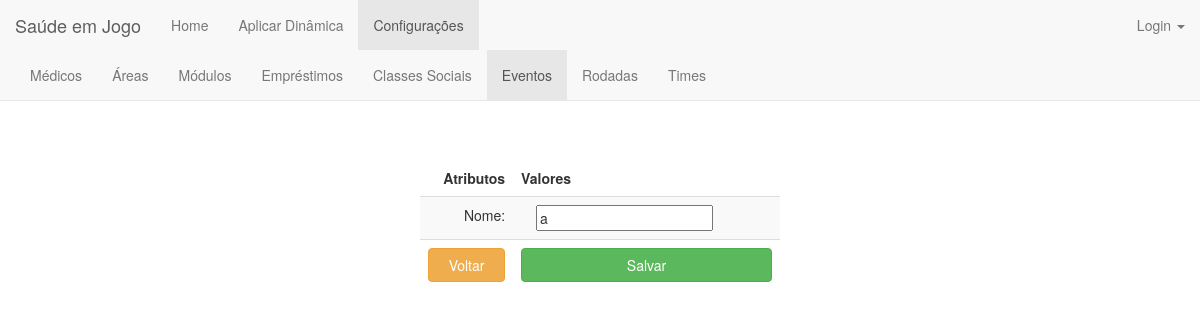
Page /evento/edit/1/ on the earlier database version.
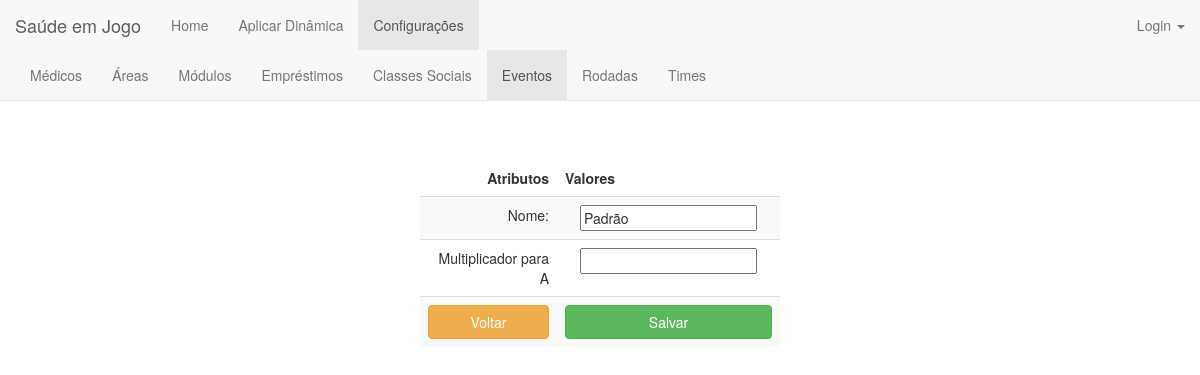
Same page on the later database version.
### jogo/models.py (models this page shows, shortened)
class Evento(models.Model):
    class Meta:
        verbose_name = 'evento'
        verbose_name_plural = 'eventos'
    nome = models.CharField(max_length=50)

class Classe_Social(models.Model):
    classificacao = ((1, '1'), (2, '2'), (3, '3'))
    nome = models.CharField(max_length=200)
    preco_atendimento = models.FloatField(validators=[MinValueValidator(0.0)])
    nivel_especialidade = models.FloatField(validators=[MinValueValidator(0.0), MaxValueValidator(3.0)])
    nivel_tecnologia = models.FloatField(validators=[MinValueValidator(0.0), MaxValueValidator(3.0)])
    media_conforto = models.FloatField(validators=[MinValueValidator(0.0), MaxValueValidator(3.0)])
    velocidade_atendimento = models.FloatField(validators=[MinValueValidator(0.0), MaxValueValidator(3.0)])

### jogo/views.py (the view, shortened to what this page needs)
# urls.py: url(r'^evento/edit/(?P<id>\d+)/$', views.evento_edit, name='evento_edit'),
def evento_edit(request, id):
    evento = get_object_or_404(Evento, pk=id)
    eventoNome = get_object_or_404(Evento, pk=id).nome
    form = Evento_Form(instance=evento)
    multiplicadores = Multiplicador.objects.all()
    classes = Classe_Social.objects.all()
    multiForm = []
    for classe in classes:
        for multiplicador in multiplicadores:
            mul = []
            if(multiplicador.classeNome == classe.nome and multiplicador.eventoNome == evento.nome):
                mul.append(classe)
                m = Multiplicador_Form(request.POST)
                mul.append(m)
                multiForm.append(mul)
    return render(request, 'evento/evento_edit.html', {'form': form, 'multiForm': multiForm})

### jogo/forms.py
class Evento_Form(forms.ModelForm):
    class Meta:
        model = Evento
        fields = '__all__'
        widgetsAux = {}
        error_messages = {}
        error_messages['nome'] = {'required': 'O campo Nome deve ser preenchido'}
        widgets = {
            'nome': forms.TextInput(),
        }

### jogo/templates/evento/evento_edit.html (shortened to what this page needs)
{% extends 'jogo/base_configuracoes.html' %}
{% load staticfiles %}
{% block evento %}class="active"{% endblock %}
{% block body %}
    <h1 align="center">Editar Evento</h1><br>
<form action="." method="POST">{% csrf_token %}
    <div style="width: 30%; position: absolute; top:20%; bottom: 0; left: 0; right: 0; margin: 0 auto;">
        <table class="table table-striped" align="center">
            <thead>
            <tr>
                <td align="right"><b>Atributos</b></td>
                <td align="left"><b>Valores</b></td>
            </tr>
            </thead>
            <tbody>
            <tr>
                <td align="right">Nome:</td>
                <td align="left">
                    <div class="col-xs-6">{{form.nome}}</div>
                </td>
            </tr>
             {% for classe, multi in multiForm %}
                <tr>
                    <td align="right">Multiplicador para {{classe.nome }}</td>
                    <td align="left">
                        <div class="col-xs-6">{{multi.valor}}</div>
                    </td>
                </tr>
            {% endfor %}
            <tr>
                <td align="right"><a  style="text-decoration:none;" href="{% url 'jogo:evento_index' %}"><button type="button" class="btn btn-warning btn-block" >Voltar</button></a></td>
                <td align="left"><button type="submit" class="btn btn-success btn-block" >Salvar</button></td>
            </tr>
            </tbody>
        </table>
    </div>
</form>
{% endblock body %}

Differences in the rows shown:
changed Evento: nome "a" → "Padrão"
added Classe_Social: nome "A"
